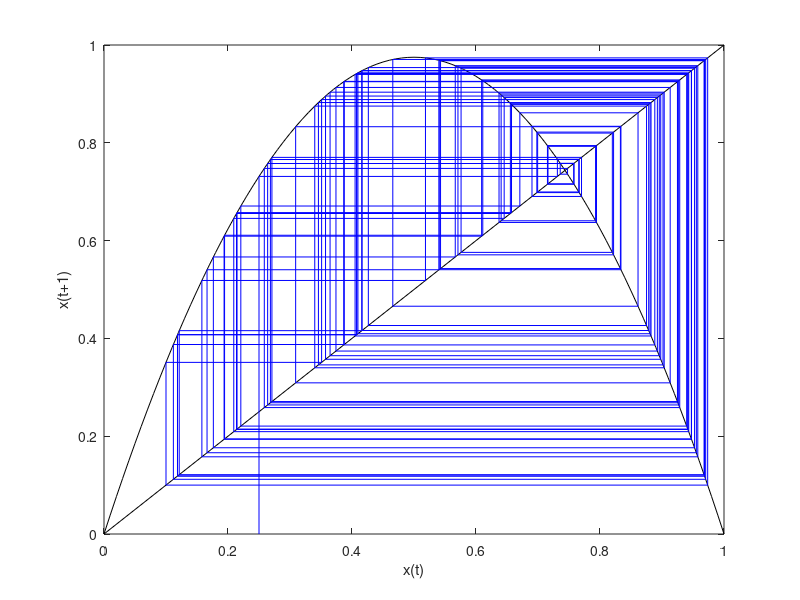

Write MATLAB code to recreate this figure.
function logistic_graphical
  clf
  a = 3.9;
  xx = 0:.01:1;
  yy = a.*xx.*(1-xx);
  plot(xx,yy,'k'), hold on
  plot([0 1],[0 1],'k')
  t(1) = 0;
  x(1) = 0.25;
  for j = 1:100
      x(j+1) = a.*x(j).*(1-x(j));
      t(j+1) = t(j) + 1;
      plot([x(j) x(j+1)],[x(j+1) x(j+1)],'b')
    if (j == 1)
      plot([x(j) x(j)],[0 x(j+1)],'b')
    else
      plot([x(j) x(j)],[x(j) x(j+1)],'b')
    end
  end
  axis([0 1 0 1])
  hold off
  xlabel('x(t)')
  ylabel('x(t+1)')
  %filename = sprintf('logistic_graphical%d.png',i)
  %print(filename,'-dpng')
end
